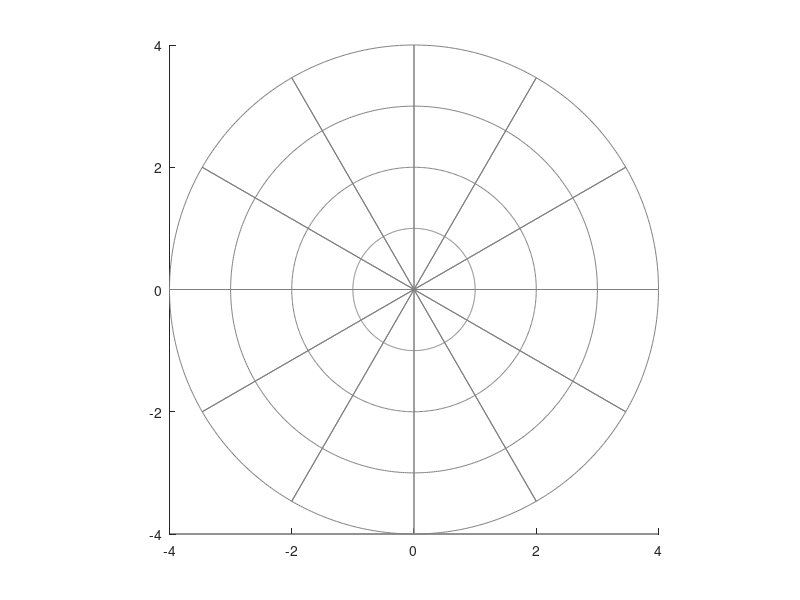

Write MATLAB code to recreate this figure.
hold on
p = [0:0.01:2*pi];
plot3(cos(p),sin(p),    0*p+1,'color',[0.5 0.5 0.5] );
plot3(2*cos(p),2*sin(p),0*p+1,'color',[0.5 0.5 0.5] );
plot3(3*cos(p),3*sin(p),0*p+1,'color',[0.5 0.5 0.5] );
plot3(4*cos(p),4*sin(p), 0*p+1,'color',[0.5 0.5 0.5] );
for i = 1:12;
    plot3( 4*cos(2*pi*i/12) * [-1 1], 4*sin(2*pi*i/12)*[-1 1], [1 1], 'color',[0.5 0.5 0.5]);
end
axis( 4*[-1 1 -1 1]);
axis equal
